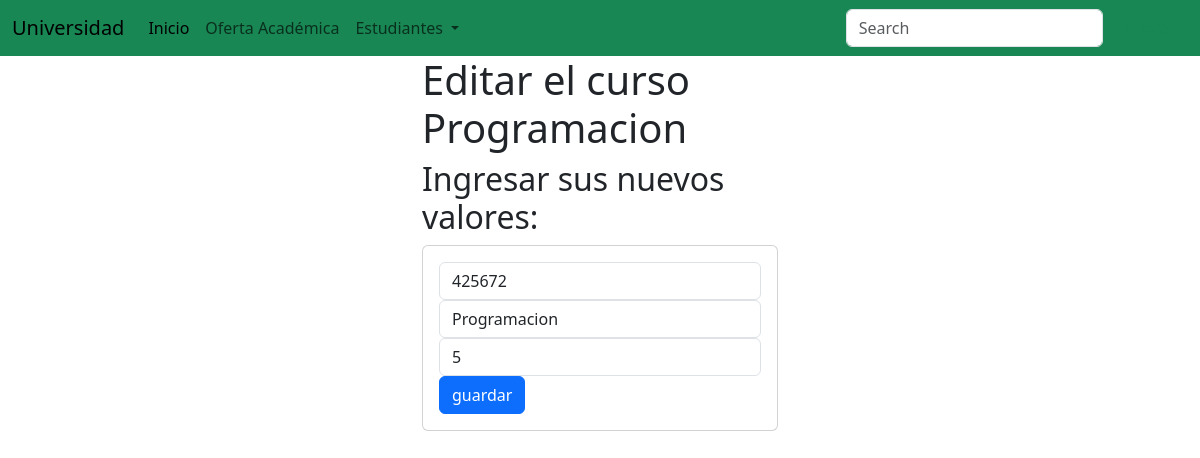
/edicionCurso/425672, run on the app's committed database.
### academico/models.py (models this page shows, shortened)
class Curso(models.Model):
    codigo= models.CharField(primary_key=True, max_length=6)
    nombre=models.CharField(max_length=50)
    creditos= models.PositiveSmallIntegerField()

### academico/views.py (the view)
# urls.py: path('edicionCurso/<codigo>', views.edicionCurso),
def edicionCurso(request, codigo):
    curso = Curso.objects.get(codigo=codigo)
    return render(request, 'edicionCurso.html', {"curso":curso})

### academico/templates/edicionCurso.html (shortened to what this page needs)
{% extends 'base.html' %}
{% block body%}
<div class="row">
    <div class="col-md-4 offset-md-4">
        <h1>
            Editar el curso {{curso.nombre}}
        </h1>
        <h2>
            Ingresar sus nuevos valores:
        </h2>
        <div class="card" >
            <div class="card-body">
                <form action="/editarCurso/" method="POST">{% csrf_token %}
                    <div class="form-group">
                        <input type="text" id="txtCodigo" value={{curso.codigo}} name="txtCodigo" class="form-control" placeholder="Codigo" minlength="6" maxlength="6" required>
                    </div>
                    <div class="form-group">
                        <input type="text" id="txtNombre" value="{{curso.nombre}}" name="txtNombre" class="form-control " placeholder="Nombre" maxlength="50" required>
                    </div>
                    <div class="form-group" >
                         <input type="text" id="numCreditos" name="numCreditos" class="form-control " placeholder="Creditos" minlength="1" maxlength="9" value="{{curso.creditos}}" required>
                    </div>
                    <div class="form-group" >
                            <button type="submit" class="btn btn-primary btn-block text-white">
                                guardar
                            </button>
                    </div>
                </form>
            </div>
        </div>
    </div>
</div>
{% endblock %}

### data on the page
Curso: nombre "Programacion", txtCodigo "425672", txtNombre "Programacion", numCreditos "5"
